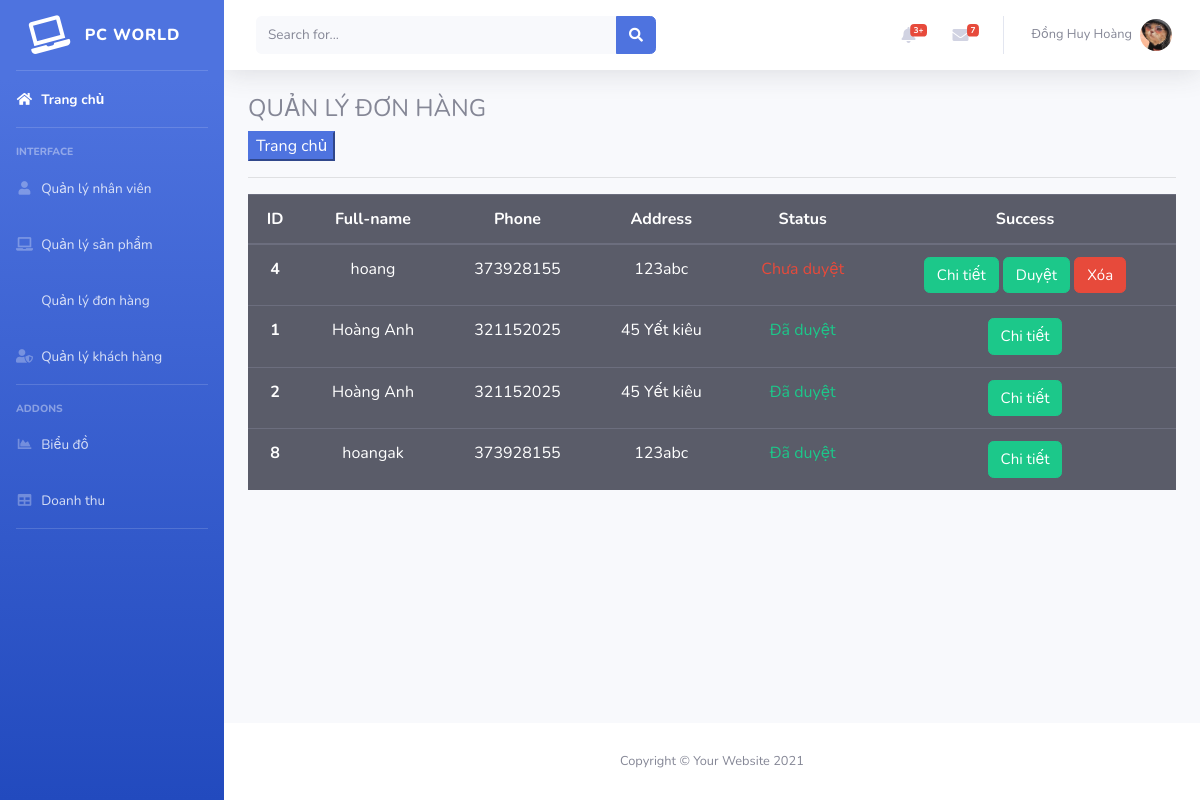
Screenshot of /admin_1/index.php?controller=bill (signed in) with the database file from the repository.
### tables this page shows
CREATE TABLE `admin_staff` (
  `id` int(11) NOT NULL,
  `name_staff` varchar(30) DEFAULT NULL,
  `user_staff` varchar(30) DEFAULT NULL,
  `password_staff` varchar(16) DEFAULT NULL,
  `lv` int(5) DEFAULT NULL,
  `creat_at` timestamp NOT NULL DEFAULT current_timestamp(),
  `img_avatar` varchar(25) DEFAULT NULL
);

CREATE TABLE `order_main` (
  `id` int(11) NOT NULL,
  `name` varchar(30) DEFAULT NULL,
  `address` varchar(225) DEFAULT NULL,
  `email` varchar(225) DEFAULT NULL,
  `phone` int(11) DEFAULT NULL,
  `amount` int(30) NOT NULL,
  `status` int(5) DEFAULT NULL,
  `creat_at` timestamp NOT NULL DEFAULT current_timestamp()
);

### admin_1/c/c_bill.php (called while the page is built)
<?php
if(isset($_SESSION['ss_admin'])){
    $user = $db->get('admin_staff', array('id'=>$_SESSION['ss_admin']));
    $data_order_not_done = $db->get('order_main',array('status'=>0));
    $data_order_done = $db->get('order_main',array('status'=>1));
}else{
    header('location: ?controller=login');
}
require_once('./v/v_bill.php');
?>

### admin_1/m/m_database.php (called while the page is built, shortened)
<?php
class database{
protected $conn = null;
protected $host = 'localhost:3306';
protected $user = 'root';
protected $pass = '';
protected $name = 'worldpc';
	public function connect(){
		$this->conn = new mysqli($this->host, $this->user, $this->pass, $this->name);
	}
	public function get($table, $condition = array()){
		$sql = "SELECT * FROM $table";
		if(!empty($condition)){
			$sql.=" WHERE";
			foreach ($condition as $key => $value) {
				$sql.= " $key = '$value' AND";
			}
			$sql = trim($sql, "AND"); }
		$query = mysqli_query($this->conn,$sql);
		$result = array();
		if($query){
			while($row = mysqli_fetch_assoc($query)){
				$result[] = $row;
			}
		}
		return $result;
	}
}
?>

### admin_1/v/v_bill.php (the view, shortened to what this page needs)
<?php
include('includes/header.php');
include('includes/navbar.php');
?>
<div id="content-wrapper" class="d-flex flex-column">
    <div id="content">
        <nav class="navbar navbar-expand navbar-light bg-white topbar mb-4 static-top shadow">
            <form class="d-none d-sm-inline-block form-inline mr-auto ml-md-3 my-2 my-md-0 mw-100 navbar-search">
                <div class="input-group">
                    <input type="text" class="form-control bg-light border-0 small" placeholder="Search for..." aria-label="Search" aria-describedby="basic-addon2">
                    <div class="input-group-append">
                        <button class="btn btn-primary" type="button">
                            <i class="fas fa-search fa-sm"></i>
                        </button>
                    </div>
                </div>
            </form>
            <ul class="navbar-nav ml-auto">
                <li class="nav-item dropdown no-arrow mx-1">
                    <a class="nav-link dropdown-toggle" href="#" id="alertsDropdown" role="button" data-toggle="dropdown" aria-haspopup="true" aria-expanded="false">
                        <i class="fas fa-bell fa-fw"></i>
                        <span class="badge badge-danger badge-counter">3+</span>
                    </a>
                </li>
                <li class="nav-item dropdown no-arrow mx-1">
                    <a class="nav-link dropdown-toggle" href="#" id="messagesDropdown" role="button" data-toggle="dropdown" aria-haspopup="true" aria-expanded="false">
                        <i class="fas fa-envelope fa-fw"></i>
                        <span class="badge badge-danger badge-counter">7</span>
                    </a>
                </li>
                <li class="nav-item dropdown no-arrow">
                    <a class="nav-link dropdown-toggle" href="#" id="userDropdown" role="button" data-toggle="dropdown" aria-haspopup="true" aria-expanded="false">
                        <span class="mr-2 d-none d-lg-inline text-gray-600 small"><?php echo $user[0]['name_staff'] ?></span>
                        <img class="img-profile rounded-circle" src="<?php echo $user[0]['img_avatar'] ?>">
                    </a>
                </li>
            </ul>
        </nav>
        <div class="container-fluid">
            <div>
                <h4>QUẢN LÝ ĐƠN HÀNG</h4>
                <div>
                    <button class="btn-primary"><a href="?controller=trangchu" style="text-decoration: none; color:#fff;">Trang chủ</a></button>
                </div>
            </div>
            <hr>
            <?php if ($user[0]['lv'] == 1) { ?>
                <table class="table table-dark">
                    <thead>
                        <tr style="text-align: center;">
                            <th scope="col">ID</th>
                            <th scope="col">Full-name</th>
                            <th scope="col">Phone</th>
                            <th scope="col">Address</th>
                            <th scope="col">Status</>
                            <th scope="col">Success</th>
                        </tr>
                    </thead>
                    <tbody>
                        <?php foreach ($data_order_not_done as $key => $value) { ?>
                            <tr style="text-align: center;padding-top:30px;">
                                <th scope="row" style="text-align:center;"><?php echo $value['id'] ?></th>
                                <td><?php echo $value['name'] ?></td>
                                <td><?php echo $value['phone'] ?></td>
                                <td><?php echo $value['address'] ?></td>
                                <td class="text-danger">Chưa duyệt</td>
                                <td>
                                    <a href="?controller=order_detail&id=<?php echo $value['id'] ?>" class="btn btn-success" style="font-size: 15px;">Chi tiết</a>
                                    <a href="?controller=handle_order&method=browse&id=<?php echo $value['id'] ?>" class="btn btn-success" style="font-size: 15px;">Duyệt</a>
                                    <a href="?controller=handle_order&method=del&id=<?php echo $value['id'] ?>" class="btn btn-danger" name="" style="font-size: 15px;">Xóa</a>
                                </td>
                            </tr>
                        <?php } ?>
                        <?php foreach ($data_order_done as $key => $value) { ?>
                            <tr style="text-align: center;padding-top:30px;">
                                <th scope="row" style="text-align:center;"><?php echo $value['id'] ?></th>
                                <td><?php echo $value['name'] ?></td>
                                <td><?php echo $value['phone'] ?></td>
                                <td><?php echo $value['address'] ?></td>
                                <td class="text-success">Đã duyệt</td>
                                <td>
                                    <a href="?controller=order_detail&id=<?php echo $value['id'] ?>" class="btn btn-success" style="font-size: 15px;">Chi tiết</a>
                                </td>
                            </tr>
                        <?php } ?>
                    </tbody>
                </table>
            <?php } else { ?>
                <div class="row">
                    <h3 class="text-danger">Không có quyền admin</h3>
                </div>
            <?php } ?>
            </div>
        </div>
        <?php
        include('includes/footer.php');
        ?>

### rows the page displays
admin_staff: name_staff "Đồng Huy Hoàng", img_avatar (picture)
order_main: id "4", name "hoang", phone "373928155", address "123abc"
order_main: id "1", name "Hoàng Anh", phone "321152025", address "45 Yết kiêu"
order_main: id "2", name "Hoàng Anh", phone "321152025", address "45 Yết kiêu"
order_main: id "8", name "hoangak", phone "373928155", address "123abc"
